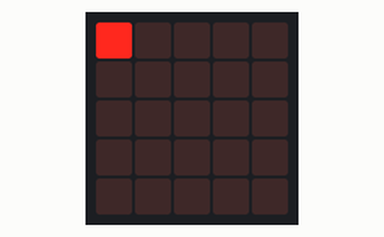
Recording of a program running on a simulated BBC micro:bit (MakeCode). On the bench: the board's 5×5 LED display.

Above: at 0.1 s.
At 1.1 s:
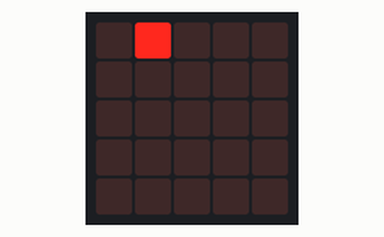
At 2.1 s:
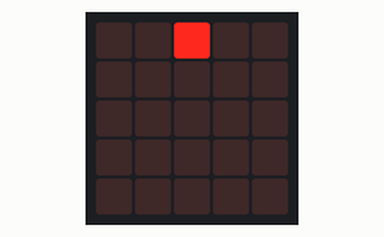
At 3.1 s:
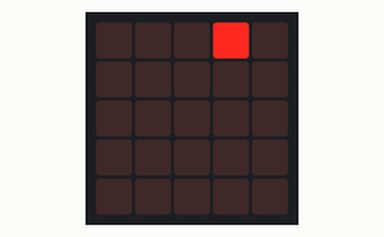
At 4.1 s:
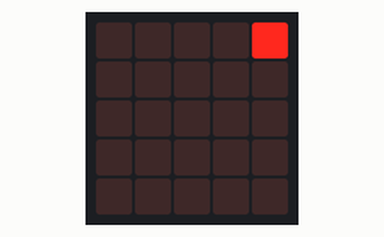

Measured:
- by itself, everything shown: repeats every 5.0 s, in 6 steps
- what the display in image 1 shows lasts 1.0 s, from 1.0 s to 2.0 s

The program:

main.ts
```typescript
let posY = 0
let posX = 1
if (posX > 4) {
    posX += -1
}
basic.forever(function () {
    led.plot(0, 0)
    basic.pause(1000)
    led.unplot(0, 0)
    led.plot(1, 0)
    basic.pause(1000)
    led.unplot(1, 0)
    led.plot(2, 0)
    basic.pause(1000)
    led.unplot(2, 0)
    led.plot(3, 0)
    basic.pause(1000)
    led.unplot(3, 0)
    led.plot(4, 0)
    basic.pause(1000)
    led.unplot(4, 0)
})
```

test.ts
```typescript
// les tests vont ici ; cela ne sera pas compilé si ce paquet est utilisé en tant qu'extension.
```
